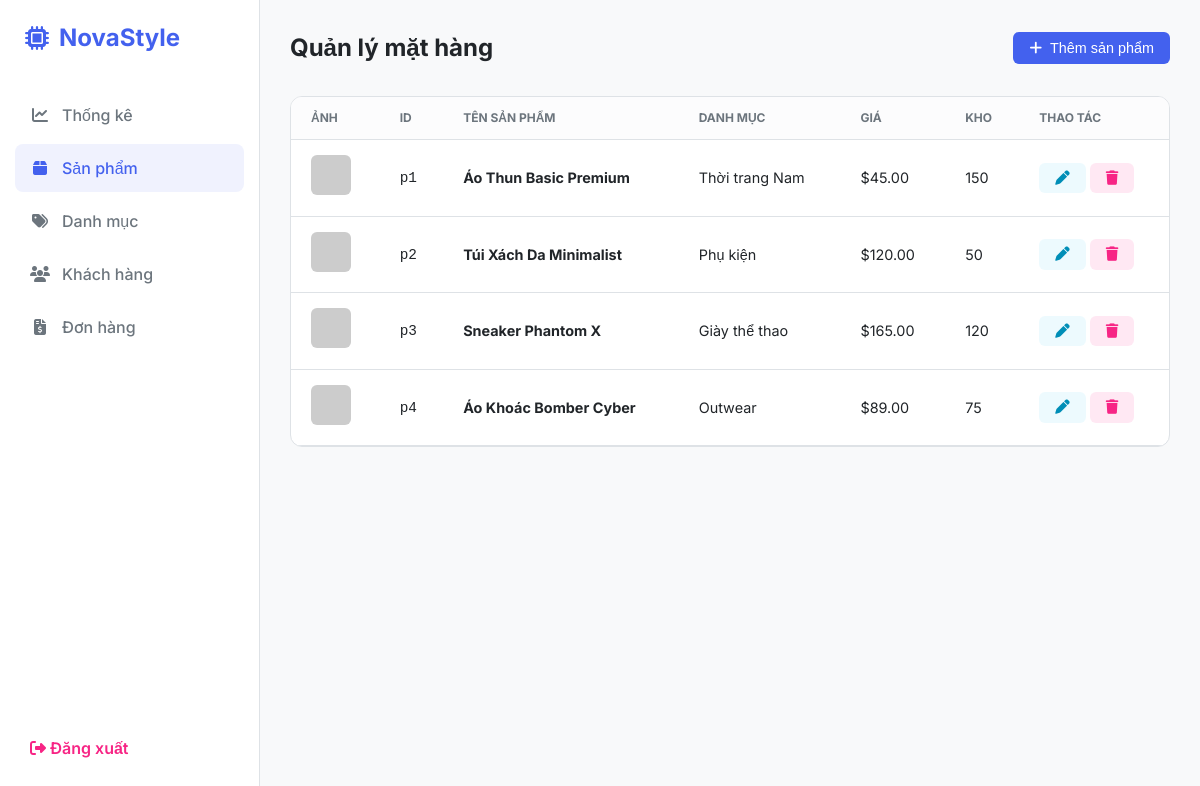
Page /admin.php?tab=products (signed in) on the committed database.
### tables this page shows
CREATE TABLE `products` (
  `id` varchar(20) NOT NULL,
  `category_id` int(11) NOT NULL,
  `name` varchar(255) NOT NULL,
  `description` text,
  `price` decimal(10,2) NOT NULL,
  `image_url` varchar(255) DEFAULT NULL,
  `ai_tags` text COMMENT 'Các từ khóa để tính năng Smart Search quét',
  `stock_quantity` int(11) DEFAULT '100',
  `created_at` timestamp DEFAULT CURRENT_TIMESTAMP,
  PRIMARY KEY (`id`),
  KEY `category_id` (`category_id`),
  CONSTRAINT `fk_products_category` FOREIGN KEY (`category_id`) REFERENCES `categories` (`id`) ON DELETE CASCADE
);

CREATE TABLE `categories` (
  `id` int(11) NOT NULL AUTO_INCREMENT,
  `name` varchar(50) NOT NULL,
  `slug` varchar(50) NOT NULL,
  `description` text,
  PRIMARY KEY (`id`),
  UNIQUE KEY `slug` (`slug`)
);

### admin.php (the view, shortened to what this page needs)
<?php
require_once 'db.php';
$products = $conn->query("SELECT p.*, c.name as cat_name FROM products p LEFT JOIN categories c ON p.category_id = c.id ORDER BY p.created_at DESC")->fetchAll();
$active_tab = $_GET['tab'] ?? 'dashboard';
?>
<!DOCTYPE html>
<html lang="vi">
<head>
    <link rel="stylesheet" href="https://cdnjs.cloudflare.com/ajax/libs/font-awesome/6.4.0/css/all.min.css">
</head>
<body>
<div class="admin-container">
    <aside class="sidebar">
        <div class="logo">
            <a href="index.php" style="text-decoration: none; color: inherit; display: flex; align-items: center; gap: 10px;">
                <i class="fa-solid fa-microchip"></i> NovaStyle
            </a>
        </div>
        <ul class="menu">
            <li class="menu-item"><a href="?tab=dashboard" class="menu-link <?= $active_tab == 'dashboard' ? 'active' : '' ?>"><i class="fa-solid fa-chart-line"></i> Thống kê</a></li>
            <li class="menu-item"><a href="?tab=products" class="menu-link <?= $active_tab == 'products' ? 'active' : '' ?>"><i class="fa-solid fa-box"></i> Sản phẩm</a></li>
            <li class="menu-item"><a href="?tab=categories" class="menu-link <?= $active_tab == 'categories' ? 'active' : '' ?>"><i class="fa-solid fa-tags"></i> Danh mục</a></li>
            <li class="menu-item"><a href="?tab=customers" class="menu-link <?= $active_tab == 'customers' ? 'active' : '' ?>"><i class="fa-solid fa-users"></i> Khách hàng</a></li>
            <li class="menu-item"><a href="?tab=orders" class="menu-link <?= $active_tab == 'orders' ? 'active' : '' ?>"><i class="fa-solid fa-file-invoice-dollar"></i> Đơn hàng</a></li>
        </ul>
        <div style="padding: 20px 30px;"><a href="logout.php" style="color: var(--danger); text-decoration: none; font-weight: 600;"><i class="fa-solid fa-right-from-bracket"></i> Đăng xuất</a></div>
    </aside>
    <main class="main-content">
        <?php if ($active_tab == 'products'): ?>
            <div class="header">
                <h1>Quản lý mặt hàng</h1>
                <button class="btn btn-primary" onclick="openProductModal()"><i class="fa-solid fa-plus"></i> Thêm sản phẩm</button>
            </div>
            <div class="card">
                <div class="table-responsive">
                    <table>
                        <thead>
                            <tr>
                                <th>Ảnh</th>
                                <th>ID</th>
                                <th>Tên sản phẩm</th>
                                <th>Danh mục</th>
                                <th>Giá</th>
                                <th>Kho</th>
                                <th>Thao tác</th>
                            </tr>
                        </thead>
                        <tbody>
                            <?php foreach($products as $p): ?>
                            <tr>
                                <td><img src="<?= $p['image_url'] ?>" class="product-img" onerror="this.src='https://placehold.co/40'"></td>
                                <td><code><?= $p['id'] ?></code></td>
                                <td><strong><?= htmlspecialchars($p['name']) ?></strong></td>
                                <td><?= htmlspecialchars($p['cat_name'] ?? 'N/A') ?></td>
                                <td>$<?= number_format($p['price'], 2) ?></td>
                                <td><?= $p['stock_quantity'] ?></td>
                                <td>
                                    <button class="btn btn-success" onclick="openProductModal(true, '<?= $p['id'] ?>', '<?= addslashes($p['name']) ?>', '<?= $p['category_id'] ?>', '<?= $p['price'] ?>', '<?= $p['stock_quantity'] ?>', '<?= addslashes($p['description']) ?>', '<?= $p['image_url'] ?>')"><i class="fa-solid fa-pen"></i></button>
                                    <a href="?delete_product=<?= $p['id'] ?>" class="btn btn-danger" onclick="return confirm('Bạn có chắc chắn muốn xóa?')"><i class="fa-solid fa-trash"></i></a>
                                </td>
                            </tr>
                            <?php endforeach; ?>
                        </tbody>
                    </table>
                </div>
            </div>
        <?php endif; ?>
    </main>
</div>
</body>
</html>

### admin.php (style rules this page uses)
:root { --primary: #4361ee; --secondary: #7209b7; --success: #4cc9f0; --danger: #f72585; --warning: #ff9f1c; --bg-body: #f8f9fa; --bg-sidebar: #ffffff; --text-main: #212529; --text-muted: #6c757d; --border: #dee2e6; }
* { margin: 0; padding: 0; box-sizing: border-box; }
body { font-family: 'Inter', sans-serif; background: var(--bg-body); color: var(--text-main); line-height: 1.5; }
.admin-container { display: flex; min-height: 100vh; }
.sidebar { width: 260px; background: var(--bg-sidebar); border-right: 1px solid var(--border); padding: 20px 0; display: flex; flex-direction: column; position: fixed; height: 100vh; }
.logo { padding: 0 25px 30px; font-size: 1.5rem; font-weight: 700; color: var(--primary); display: flex; align-items: center; gap: 10px; }
.menu { list-style: none; flex: 1; }
.menu-item { margin: 5px 15px; }
.menu-link { display: flex; align-items: center; gap: 12px; padding: 12px 15px; text-decoration: none; color: var(--text-muted); border-radius: 8px; transition: all 0.3s; font-weight: 500; }
.menu-link:hover, .menu-link.active { background: rgba(67, 97, 238, 0.08); color: var(--primary); }
.menu-link i { width: 20px; text-align: center; }
.main-content { flex: 1; margin-left: 260px; padding: 30px; }
.header { display: flex; justify-content: space-between; align-items: center; margin-bottom: 30px; }
.header h1 { font-size: 1.5rem; font-weight: 700; }
.card { background: #fff; border-radius: 12px; border: 1px solid var(--border); overflow: hidden; margin-bottom: 30px; }
.btn { padding: 8px 16px; border-radius: 6px; border: none; cursor: pointer; font-weight: 500; display: inline-flex; align-items: center; gap: 8px; text-decoration: none; font-size: 0.9rem; }
.btn-primary { background: var(--primary); color: #fff; }
.btn-danger { background: rgba(247, 37, 133, 0.1); color: var(--danger); }
.btn-success { background: rgba(76, 201, 240, 0.1); color: #008eb7; }
.table-responsive { overflow-x: auto; }
table { width: 100%; border-collapse: collapse; }
th { background: #fcfcfd; padding: 12px 20px; text-align: left; font-size: 0.75rem; color: var(--text-muted); text-transform: uppercase; border-bottom: 1px solid var(--border); }
td { padding: 15px 20px; border-bottom: 1px solid var(--border); font-size: 0.9rem; vertical-align: middle; }
.product-img { width: 40px; height: 40px; border-radius: 6px; object-fit: cover; }

### rows in the picture
products: id "p1", name "Áo Thun Basic Premium", category.name "Thời trang Nam", price "45.00", stock_quantity "150"
products: id "p2", name "Túi Xách Da Minimalist", category.name "Phụ kiện", price "120.00", stock_quantity "50"
products: id "p3", name "Sneaker Phantom X", category.name "Giày thể thao", price "165.00", stock_quantity "120"
products: id "p4", name "Áo Khoác Bomber Cyber", category.name "Outwear", price "89.00", stock_quantity "75"
